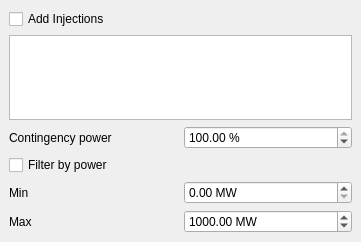
                     <widget class="QWidget" name="contingencyInjectionsPage">
                      <property name="geometry">
                       <rect>
                        <x>0</x>
                        <y>0</y>
                        <width>361</width>
                        <height>242</height>
                       </rect>
                      </property>
                      <attribute name="label">
                       <string>Injections</string>
                      </attribute>
                      <layout class="QVBoxLayout" name="verticalLayout_41">
                       <property name="leftMargin">
                        <number>0</number>
                       </property>
                       <property name="topMargin">
                        <number>0</number>
                       </property>
                       <property name="rightMargin">
                        <number>0</number>
                       </property>
                       <property name="bottomMargin">
                        <number>0</number>
                       </property>
                       <item>
                        <widget class="QFrame" name="frame_72">
                         <property name="frameShape">
                          <enum>QFrame::NoFrame</enum>
                         </property>
                         <property name="frameShadow">
                          <enum>QFrame::Raised</enum>
                         </property>
                         <layout class="QGridLayout" name="gridLayout_27">
                          <item row="1" column="0" colspan="2">
                           <widget class="QListView" name="contingenctyInjectionsListView"/>
                          </item>
                          <item row="6" column="1">
                           <widget class="QDoubleSpinBox" name="contingencyFilterInjectionsByPowerMinSpinBox">
                            <property name="suffix">
                             <string> MW</string>
                            </property>
                            <property name="maximum">
                             <double>999999999999999.000000000000000</double>
                            </property>
                           </widget>
                          </item>
                          <item row="2" column="1">
                           <widget class="QDoubleSpinBox" name="contingencyInjectionPowerReductionSpinBox">
                            <property name="suffix">
                             <string> %</string>
                            </property>
                            <property name="maximum">
                             <double>100.000000000000000</double>
                            </property>
                            <property name="value">
                             <double>100.000000000000000</double>
                            </property>
                           </widget>
                          </item>
                          <item row="2" column="0">
                           <widget class="QLabel" name="label_112">
                            <property name="text">
                             <string>Contingency power</string>
                            </property>
                           </widget>
                          </item>
                          <item row="0" column="0" colspan="2">
                           <widget class="QCheckBox" name="addInjectionsToContingencyCheckBox">
                            <property name="text">
                             <string>Add Injections</string>
                            </property>
                           </widget>
                          </item>
                          <item row="4" column="0" colspan="2">
                           <widget class="QCheckBox" name="contingencyFilterInjectionsByPowerCheckBox">
                            <property name="text">
                             <string>Filter by power</string>
                            </property>
                           </widget>
                          </item>
                          <item row="7" column="1">
                           <widget class="QDoubleSpinBox" name="contingencyFilterInjectionsByPowerMaxSpinBox">
                            <property name="suffix">
                             <string> MW</string>
                            </property>
                            <property name="maximum">
                             <double>9999999999999.000000000000000</double>
                            </property>
                            <property name="value">
                             <double>1000.000000000000000</double>
                            </property>
                           </widget>
                          </item>
                          <item row="6" column="0">
                           <widget class="QLabel" name="label_110">
                            <property name="text">
                             <string>Min</string>
                            </property>
                           </widget>
                          </item>
                          <item row="7" column="0">
                           <widget class="QLabel" name="label_111">
                            <property name="text">
                             <string>Max</string>
                            </property>
                           </widget>
                          </item>
                         </layout>
                        </widget>
                       </item>
                      </layout>
                     </widget>
